Frame 1 (no input): blank canvas, image omitted
Frame 60 (the mouse pressed at the canvas centre just before this capture): blank canvas, image omitted
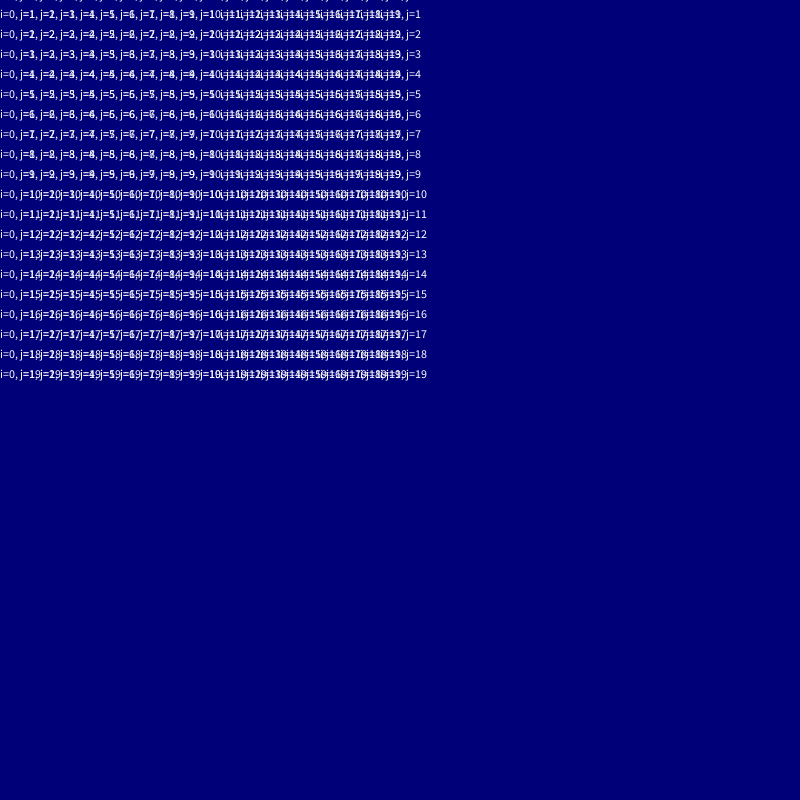
Frame 120 (the mouse held since frame 60 and released just before this capture)

The Processing sketch whose frames 1 and 60 were blank and that drew this single picture after the mouse press (run headless with seeded random() and noise(); from frame 60 on, the mouse is pressed at the canvas centre):

// Processing sketch: String_Arrays
// ── String_Arrays.pde
// Code 1 FA_18
// Bryan Ma

// 2d arrays part 1

// this code uses a 2d array to hold strings showing the value of the i and j values
//  in the nested loop used to count through the arrays. the draw loop prints those
//  strings directly to the canvas with the text() function. use this as a guide to 
//  visually understand what's happening as we loop through the 2d array.

// experiment with changing the size of the 2d array and displaying different values
//  in the draw loop, then move on to the next sketch.

int gridW = 20;
int gridH = 20;

String[][] my2dArray = new String[gridW][gridH];

void setup() {
  size(800, 800);
  textAlign(LEFT, BOTTOM);
  stroke(255,0,0);
  for (int i = 0; i < gridW; i++) {
    for (int j = 0; j < gridH; j++) {
      my2dArray[i][j] = "i=" + i + ", j=" + j;
    }
  }
}

void draw() {
  background(0,0,120);
  for (int i = 0; i < gridW; i++) {
    for (int j = 0; j < gridH; j++) {
      text(my2dArray[i][j], i * mouseX/gridW, j * mouseY/gridH);
    }
  }
}
